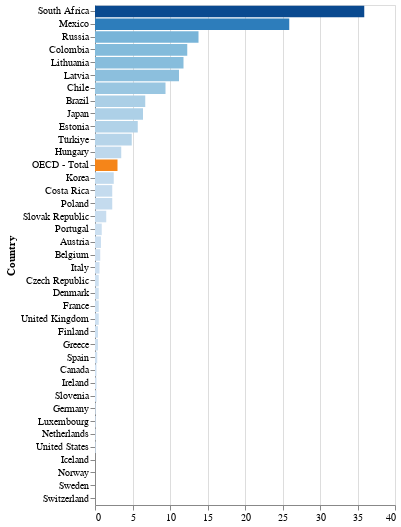

Here is the notebook cell this chart was saved with:
### Code cell
color_scale = alt.condition(
    alt.datum.Country == 'OECD - Total',  # If the country is 'OECD - Total'
    alt.value('#f58519'), 
    alt.Color('x:Q', scale=alt.Scale(scheme='blues'), legend=None)
)

bar_chart = alt.Chart(source).mark_bar().encode(
    x=alt.X('x:Q', title=''),
    y=alt.Y('Country:N', sort='-x'),
    color=color_scale
).properties(
    width=300,
    height=500
).transform_calculate(
    x=f'datum[{indicator_param.name}]' # Variable X axis
).transform_filter(
    'isValid(datum.x)' # Removes NaN values
).add_params(
    indicator_param # Add dropdown parameter
)

bar_chart

### Figure 1 — Vega-Lite specification as saved in the notebook (floating-point values rounded to 4 significant figures)
{"config": {"view": {"continuousWidth": 300, "continuousHeight": 300}}, "data": {"name": "data-92223840bf181998e7c5a11baa01bb5c"}, "mark": {"type": "bar"}, "encoding": {"color": {"condition": {"test": "(datum.Country === 'OECD - Total')", "value": "#f58519"}, "field": "x", "legend": null, "scale": {"scheme": "blues"}, "type": "quantitative"}, "x": {"field": "x", "title": "", "type": "quantitative"}, "y": {"field": "Country", "sort": "-x", "type": "nominal"}}, "height": 500, "params": [{"name": "param_1", "bind": {"input": "select", "options": ["Dwellings without basic facilities", "Housing expenditure", "Rooms per person", "Household net adjusted disposable income", "Household net wealth", "Labour market insecurity", "Employment rate", "Long-term unemployment rate", "Personal earnings", "Quality of support network", "Educational attainment", "Student skills", "Years in education", "Air pollution", "Water quality", "Stakeholder engagement for developing regulations", "Voter turnout", "Life expectancy", "Self-reported health", "Life satisfaction", "Feeling safe walking alone at night", "Homicide rate", "Employees working very long hours", "Time devoted to leisure and personal care"], "name": "Indicator"}, "value": "Dwellings without basic facilities"}], "transform": [{"calculate": "datum[param_1]", "as": "x"}, {"filter": "isValid(datum.x)"}], "width": 300, "$schema": "https://vega.github.io/schema/vega-lite/v5.14.1.json", "datasets": {"data-92223840bf181998e7c5a11baa01bb5c": [{"Country": "Australia", "Dwellings without basic facilities": null, "Housing expenditure": 19.4, "Rooms per person": null, "Household net adjusted disposable income": 37430.0, "Household net wealth": 528800.0, "Labour market insecurity": 3.1, "Employment rate": 73, "Long-term unemployment rate": 1.0, "Personal earnings": 55210.0, "Quality of support network": 93, "Educational attainment": 84.0, "Student skills": 499.0, "Years in education": 20.0, "Air pollution": 6.7, "Water quality": 92, "Stakeholder engagement for developing regulations": 2.7, "Voter turnout": 92, "Life expectancy": 83.0, "Self-reported health": 85.0, "Life satisfaction": 7.1, "Feeling safe walking alone at night": 67, "Homicide rate": 0.9, "Employees working very long hours": 12.5, "Time devoted to leisure and personal care": 14.36}, {"Country": "Austria", "Dwellings without basic facilities": 0.8, "Housing expenditure": 20.8, "Rooms per person": 1.6, "Household net adjusted disposable income": 37000.0, "Household net wealth": 309600.0, "Labour market insecurity": 2.3, "Employment rate": 72, "Long-term unemployment rate": 1.3, "Personal earnings": 53130.0, "Quality of support network": 92, "Educational attainment": 86.0, "Student skills": 491.0, "Years in education": 17.0, "Air pollution": 12.2, "Water quality": 92, "Stakeholder engagement for developing regulations": 1.3, "Voter turnout": 76, "Life expectancy": 82.0, "Self-reported health": 71.0, "Life satisfaction": 7.2, "Feeling safe walking alone at night": 86, "Homicide rate": 0.5, "Employees working very long hours": 5.3, "Time devoted to leisure and personal care": 14.51}, {"Country": "Belgium", "Dwellings without basic facilities": 0.7, "Housing expenditure": 20.0, "Rooms per person": 2.1, "Household net adjusted disposable income": 34880.0, "Household net wealth": 447600.0, "Labour market insecurity": 2.4, "Employment rate": 65, "Long-term unemployment rate": 2.3, "Personal earnings": 54330.0, "Quality of support network": 90, "Educational attainment": 80.0, "Student skills": 500.0, "Years in education": 19.0, "Air pollution": 12.8, "Water quality": 79, "Stakeholder engagement for developing regulations": 2.0, "Voter turnout": 88, "Life expectancy": 82.1, "Self-reported health": 74.0, "Life satisfaction": 6.8, "Feeling safe walking alone at night": 56, "Homicide rate": 1.1, "Employees working very long hours": 4.3, "Time devoted to leisure and personal care": 15.52}, {"Country": "Canada", "Dwellings without basic facilities": 0.2, "Housing expenditure": 22.9, "Rooms per person": 2.6, "Household net adjusted disposable income": 34420.0, "Household net wealth": 478200.0, "Labour market insecurity": 3.8, "Employment rate": 70, "Long-term unemployment rate": 0.5, "Personal earnings": 55340.0, "Quality of support network": 93, "Educational attainment": 92.0, "Student skills": 517.0, "Years in education": 17.0, "Air pollution": 7.1, "Water quality": 90, "Stakeholder engagement for developing regulations": 2.9, "Voter turnout": 68, "Life expectancy": 82.1, "Self-reported health": 89.0, "Life satisfaction": 7.0, "Feeling safe walking alone at night": 78, "Homicide rate": 1.2, "Employees working very long hours": 3.3, "Time devoted to leisure and personal care": 14.57}, {"Country": "Chile", "Dwellings without basic facilities": 9.4, "Housing expenditure": 18.4, "Rooms per person": 1.9, "Household net adjusted disposable income": null, "Household net wealth": 135800.0, "Labour market insecurity": 7.0, "Employment rate": 56, "Long-term unemployment rate": null, "Personal earnings": 26730.0, "Quality of support network": 88, "Educational attainment": 67.0, "Student skills": 438.0, "Years in education": 17.0, "Air pollution": 23.4, "Water quality": 62, "Stakeholder engagement for developing regulations": 1.3, "Voter turnout": 47, "Life expectancy": 80.6, "Self-reported health": 60.0, "Life satisfaction": 6.2, "Feeling safe walking alone at night": 41, "Homicide rate": 2.4, "Employees working very long hours": 7.7, "Time devoted to leisure and personal care": null}, {"Country": "Colombia", "Dwellings without basic facilities": 12.3, "Housing expenditure": null, "Rooms per person": 1.0, "Household net adjusted disposable income": null, "Household net wealth": null, "Labour market insecurity": null, "Employment rate": 58, "Long-term unemployment rate": 1.1, "Personal earnings": null, "Quality of support network": 80, "Educational attainment": 59.0, "Student skills": 406.0, "Years in education": 14.0, "Air pollution": 22.6, "Water quality": 82, "Stakeholder engagement for developing regulations": 1.4, "Voter turnout": 53, "Life expectancy": 76.7, "Self-reported health": 80.0, "Life satisfaction": 5.7, "Feeling safe walking alone at night": 50, "Homicide rate": 23.1, "Employees working very long hours": 23.7, "Time devoted to leisure and personal care": null}, {"Country": "Costa Rica", "Dwellings without basic facilities": 2.3, "Housing expenditure": 17.0, "Rooms per person": 1.2, "Household net adjusted disposable income": 16520.0, "Household net wealth": null, "Labour market insecurity": null, "Employment rate": 55, "Long-term unemployment rate": 1.5, "Personal earnings": null, "Quality of support network": 82, "Educational attainment": 43.0, "Student skills": 415.0, "Years in education": null, "Air pollution": 17.5, "Water quality": 87, "Stakeholder engagement for developing regulations": 1.8, "Voter turnout": 66, "Life expectancy": 80.5, "Self-reported health": 73.0, "Life satisfaction": 6.3, "Feeling safe walking alone at night": 47, "Homicide rate": 10.0, "Employees working very long hours": 22.0, "Time devoted to leisure and personal care": null}, {"Country": "Czech Republic", "Dwellings without basic facilities": 0.5, "Housing expenditure": 23.4, "Rooms per person": 1.5, "Household net adjusted disposable income": 26660.0, "Household net wealth": null, "Labour market insecurity": 2.3, "Employment rate": 74, "Long-term unemployment rate": 0.6, "Personal earnings": 29880.0, "Quality of support network": 96, "Educational attainment": 94.0, "Student skills": 495.0, "Years in education": 18.0, "Air pollution": 17.0, "Water quality": 89, "Stakeholder engagement for developing regulations": 1.6, "Voter turnout": 62, "Life expectancy": 79.3, "Self-reported health": 62.0, "Life satisfaction": 6.9, "Feeling safe walking alone at night": 77, "Homicide rate": 0.7, "Employees working very long hours": 4.5, "Time devoted to leisure and personal care": null}, {"Country": "Denmark", "Dwellings without basic facilities": 0.5, "Housing expenditure": 23.3, "Rooms per person": 1.9, "Household net adjusted disposable income": 33770.0, "Household net wealth": 149900.0, "Labour market insecurity": 4.5, "Employment rate": 74, "Long-term unemployment rate": 0.9, "Personal earnings": 58430.0, "Quality of support network": 95, "Educational attainment": 82.0, "Student skills": 501.0, "Years in education": 19.0, "Air pollution": 10.0, "Water quality": 93, "Stakeholder engagement for developing regulations": 2.0, "Voter turnout": 85, "Life expectancy": 81.5, "Self-reported health": 70.0, "Life satisfaction": 7.5, "Feeling safe walking alone at night": 85, "Homicide rate": 0.5, "Employees working very long hours": 1.1, "Time devoted to leisure and personal care": null}, {"Country": "Estonia", "Dwellings without basic facilities": 5.7, "Housing expenditure": 17.0, "Rooms per person": 1.7, "Household net adjusted disposable income": 23780.0, "Household net wealth": 188600.0, "Labour market insecurity": 5.4, "Employment rate": 74, "Long-term unemployment rate": 1.2, "Personal earnings": 30720.0, "Quality of support network": 95, "Educational attainment": 91.0, "Student skills": 526.0, "Years in education": 18.0, "Air pollution": 5.9, "Water quality": 86, "Stakeholder engagement for developing regulations": 2.7, "Voter turnout": 64, "Life expectancy": 78.8, "Self-reported health": 57.0, "Life satisfaction": 6.5, "Feeling safe walking alone at night": 79, "Homicide rate": 1.9, "Employees working very long hours": 2.2, "Time devoted to leisure and personal care": 14.98}, {"Country": "Finland", "Dwellings without basic facilities": 0.4, "Housing expenditure": 23.1, "Rooms per person": 1.9, "Household net adjusted disposable income": 33470.0, "Household net wealth": 230000.0, "Labour market insecurity": 2.2, "Employment rate": 72, "Long-term unemployment rate": 1.2, "Personal earnings": 46230.0, "Quality of support network": 96, "Educational attainment": 91.0, "Student skills": 516.0, "Years in education": 20.0, "Air pollution": 5.5, "Water quality": 97, "Stakeholder engagement for developing regulations": 2.2, "Voter turnout": 69, "Life expectancy": 82.1, "Self-reported health": 68.0, "Life satisfaction": 7.9, "Feeling safe walking alone at night": 88, "Homicide rate": 1.2, "Employees working very long hours": 3.6, "Time devoted to leisure and personal care": 15.17}, {"Country": "France", "Dwellings without basic facilities": 0.5, "Housing expenditure": 20.7, "Rooms per person": 1.8, "Household net adjusted disposable income": 34380.0, "Household net wealth": 298600.0, "Labour market insecurity": 3.1, "Employment rate": 65, "Long-term unemployment rate": 2.9, "Personal earnings": 45580.0, "Quality of support network": 94, "Educational attainment": 81.0, "Student skills": 494.0, "Years in education": 17.0, "Air pollution": 11.4, "Water quality": 78, "Stakeholder engagement for developing regulations": 2.1, "Voter turnout": 75, "Life expectancy": 82.9, "Self-reported health": 67.0, "Life satisfaction": 6.7, "Feeling safe walking alone at night": 74, "Homicide rate": 0.4, "Employees working very long hours": 7.7, "Time devoted to leisure and personal care": 16.2}, {"Country": "Germany", "Dwellings without basic facilities": 0.1, "Housing expenditure": 20.0, "Rooms per person": 1.8, "Household net adjusted disposable income": 38970.0, "Household net wealth": 304300.0, "Labour market insecurity": 1.4, "Employment rate": 77, "Long-term unemployment rate": 1.2, "Personal earnings": 53740.0, "Quality of support network": 90, "Educational attainment": 86.0, "Student skills": 500.0, "Years in education": 18.0, "Air pollution": 12.0, "Water quality": 91, "Stakeholder engagement for developing regulations": 1.8, "Voter turnout": 76, "Life expectancy": 81.4, "Self-reported health": 66.0, "Life satisfaction": 7.3, "Feeling safe walking alone at night": 76, "Homicide rate": 0.4, "Employees working very long hours": 3.9, "Time devoted to leisure and personal care": 15.62}, {"Country": "Greece", "Dwellings without basic facilities": 0.4, "Housing expenditure": 21.8, "Rooms per person": 1.2, "Household net adjusted disposable income": 20790.0, "Household net wealth": 148300.0, "Labour market insecurity": 21.7, "Employment rate": 56, "Long-term unemployment rate": 10.8, "Personal earnings": 27210.0, "Quality of support network": 78, "Educational attainment": 76.0, "Student skills": 453.0, "Years in education": 19.0, "Air pollution": 14.5, "Water quality": 67, "Stakeholder engagement for developing regulations": 1.8, "Voter turnout": 58, "Life expectancy": 81.7, "Self-reported health": 79.0, "Life satisfaction": 5.8, "Feeling safe walking alone at night": 69, "Homicide rate": 1.0, "Employees working very long hours": 4.5, "Time devoted to leisure and personal care": 15.03}, {"Country": "Hungary", "Dwellings without basic facilities": 3.5, "Housing expenditure": 19.9, "Rooms per person": 1.4, "Household net adjusted disposable income": 21030.0, "Household net wealth": 150300.0, "Labour market insecurity": 3.8, "Employment rate": 70, "Long-term unemployment rate": 1.2, "Personal earnings": 25410.0, "Quality of support network": 94, "Educational attainment": 86.0, "Student skills": 479.0, "Years in education": 16.0, "Air pollution": 16.7, "Water quality": 81, "Stakeholder engagement for developing regulations": 1.2, "Voter turnout": 70, "Life expectancy": 76.4, "Self-reported health": 58.0, "Life satisfaction": 6.0, "Feeling safe walking alone at night": 74, "Homicide rate": 0.9, "Employees working very long hours": 1.5, "Time devoted to leisure and personal care": 15.08}, {"Country": "Iceland", "Dwellings without basic facilities": 0.0, "Housing expenditure": null, "Rooms per person": 1.6, "Household net adjusted disposable income": null, "Household net wealth": null, "Labour market insecurity": 1.0, "Employment rate": 78, "Long-term unemployment rate": 0.7, "Personal earnings": 67490.0, "Quality of support network": 98, "Educational attainment": 76.0, "Student skills": 481.0, "Years in education": 19.0, "Air pollution": 6.4, "Water quality": 97, "Stakeholder engagement for developing regulations": 2.1, "Voter turnout": 81, "Life expectancy": 83.2, "Self-reported health": 77.0, "Life satisfaction": 7.6, "Feeling safe walking alone at night": 85, "Homicide rate": 0.3, "Employees working very long hours": 11.7, "Time devoted to leisure and personal care": null}, {"Country": "Ireland", "Dwellings without basic facilities": 0.2, "Housing expenditure": 20.6, "Rooms per person": 2.1, "Household net adjusted disposable income": 29490.0, "Household net wealth": 370300.0, "Labour market insecurity": 2.6, "Employment rate": 68, "Long-term unemployment rate": 1.2, "Personal earnings": 49470.0, "Quality of support network": 96, "Educational attainment": 85.0, "Student skills": 505.0, "Years in education": 18.0, "Air pollution": 7.8, "Water quality": 80, "Stakeholder engagement for developing regulations": 1.3, "Voter turnout": 63, "Life expectancy": 82.8, "Self-reported health": 84.0, "Life satisfaction": 7.0, "Feeling safe walking alone at night": 76, "Homicide rate": 0.5, "Employees working very long hours": 4.7, "Time devoted to leisure and personal care": 14.54}, {"Country": "Israel", "Dwellings without basic facilities": null, "Housing expenditure": null, "Rooms per person": 1.2, "Household net adjusted disposable income": null, "Household net wealth": null, "Labour market insecurity": 4.6, "Employment rate": 67, "Long-term unemployment rate": 0.2, "Personal earnings": 39320.0, "Quality of support network": 95, "Educational attainment": 88.0, "Student skills": 465.0, "Years in education": 16.0, "Air pollution": 19.7, "Water quality": 77, "Stakeholder engagement for developing regulations": 2.5, "Voter turnout": 67, "Life expectancy": 82.9, "Self-reported health": 74.0, "Life satisfaction": 7.2, "Feeling safe walking alone at night": 80, "Homicide rate": 1.5, "Employees working very long hours": 14.1, "Time devoted to leisure and personal care": null}, {"Country": "Italy", "Dwellings without basic facilities": 0.6, "Housing expenditure": 22.5, "Rooms per person": 1.4, "Household net adjusted disposable income": 29430.0, "Household net wealth": 295000.0, "Labour market insecurity": 8.6, "Employment rate": 58, "Long-term unemployment rate": 4.8, "Personal earnings": 37770.0, "Quality of support network": 89, "Educational attainment": 63.0, "Student skills": 477.0, "Years in education": 17.0, "Air pollution": 15.9, "Water quality": 77, "Stakeholder engagement for developing regulations": 2.5, "Voter turnout": 73, "Life expectancy": 83.6, "Self-reported health": 73.0, "Life satisfaction": 6.5, "Feeling safe walking alone at night": 73, "Homicide rate": 0.5, "Employees working very long hours": 3.3, "Time devoted to leisure and personal care": 16.47}, {"Country": "Japan", "Dwellings without basic facilities": 6.4, "Housing expenditure": 21.8, "Rooms per person": 1.9, "Household net adjusted disposable income": 28870.0, "Household net wealth": 294700.0, "Labour market insecurity": 2.7, "Employment rate": 77, "Long-term unemployment rate": 0.8, "Personal earnings": 38520.0, "Quality of support network": 89, "Educational attainment": null, "Student skills": 520.0, "Years in education": 16.0, "Air pollution": 13.7, "Water quality": 87, "Stakeholder engagement for developing regulations": 1.4, "Voter turnout": 53, "Life expectancy": 84.4, "Self-reported health": 37.0, "Life satisfaction": 6.1, "Feeling safe walking alone at night": 77, "Homicide rate": 0.2, "Employees working very long hours": null, "Time devoted to leisure and personal care": 14.1}, {"Country": "Korea", "Dwellings without basic facilities": 2.5, "Housing expenditure": 14.7, "Rooms per person": 1.5, "Household net adjusted disposable income": 24590.0, "Household net wealth": 362300.0, "Labour market insecurity": 2.9, "Employment rate": 66, "Long-term unemployment rate": 0.0, "Personal earnings": 41960.0, "Quality of support network": 80, "Educational attainment": 89.0, "Student skills": 520.0, "Years in education": 17.0, "Air pollution": 27.3, "Water quality": 82, "Stakeholder engagement for developing regulations": 2.9, "Voter turnout": 77, "Life expectancy": 83.3, "Self-reported health": 34.0, "Life satisfaction": 5.8, "Feeling safe walking alone at night": 82, "Homicide rate": 0.8, "Employees working very long hours": null, "Time devoted to leisure and personal care": 14.83}, {"Country": "Latvia", "Dwellings without basic facilities": 11.2, "Housing expenditure": 20.8, "Rooms per person": 1.2, "Household net adjusted disposable income": 19780.0, "Household net wealth": 79240.0, "Labour market insecurity": 6.3, "Employment rate": 72, "Long-term unemployment rate": 2.2, "Personal earnings": 29880.0, "Quality of support network": 92, "Educational attainment": 89.0, "Student skills": 487.0, "Years in education": 18.0, "Air pollution": 12.7, "Water quality": 83, "Stakeholder engagement for developing regulations": 2.2, "Voter turnout": 55, "Life expectancy": 75.5, "Self-reported health": 47.0, "Life satisfaction": 6.2, "Feeling safe walking alone at night": 72, "Homicide rate": 3.7, "Employees working very long hours": 1.6, "Time devoted to leisure and personal care": null}, {"Country": "Lithuania", "Dwellings without basic facilities": 11.8, "Housing expenditure": 18.4, "Rooms per person": 1.5, "Household net adjusted disposable income": 26980.0, "Household net wealth": 182000.0, "Labour market insecurity": null, "Employment rate": 72, "Long-term unemployment rate": 2.5, "Personal earnings": 31810.0, "Quality of support network": 89, "Educational attainment": 94.0, "Student skills": 480.0, "Years in education": 18.0, "Air pollution": 10.5, "Water quality": 83, "Stakeholder engagement for developing regulations": 2.4, "Voter turnout": 57, "Life expectancy": 76.4, "Self-reported health": 46.0, "Life satisfaction": 6.4, "Feeling safe walking alone at night": 62, "Homicide rate": 2.5, "Employees working very long hours": 1.0, "Time devoted to leisure and personal care": null}, {"Country": "Luxembourg", "Dwellings without basic facilities": 0.1, "Housing expenditure": 20.7, "Rooms per person": 2.0, "Household net adjusted disposable income": 44770.0, "Household net wealth": 941200.0, "Labour market insecurity": 2.2, "Employment rate": 67, "Long-term unemployment rate": 1.7, "Personal earnings": 65850.0, "Quality of support network": 91, "Educational attainment": 74.0, "Student skills": 477.0, "Years in education": 15.0, "Air pollution": 10.0, "Water quality": 85, "Stakeholder engagement for developing regulations": 1.7, "Voter turnout": 90, "Life expectancy": 82.7, "Self-reported health": 72.0, "Life satisfaction": 7.4, "Feeling safe walking alone at night": 87, "Homicide rate": 0.2, "Employees working very long hours": 2.8, "Time devoted to leisure and personal care": null}, {"Country": "Mexico", "Dwellings without basic facilities": 25.9, "Housing expenditure": 17.8, "Rooms per person": 1.1, "Household net adjusted disposable income": 16270.0, "Household net wealth": null, "Labour market insecurity": 4.0, "Employment rate": 59, "Long-term unemployment rate": 0.1, "Personal earnings": 16230.0, "Quality of support network": 77, "Educational attainment": 42.0, "Student skills": 416.0, "Years in education": 15.0, "Air pollution": 20.3, "Water quality": 75, "Stakeholder engagement for developing regulations": 3.2, "Voter turnout": 63, "Life expectancy": 75.1, "Self-reported health": 66.0, "Life satisfaction": 6.0, "Feeling safe walking alone at night": 42, "Homicide rate": 26.8, "Employees working very long hours": 27.0, "Time devoted to leisure and personal care": null}, {"Country": "Netherlands", "Dwellings without basic facilities": 0.1, "Housing expenditure": 19.6, "Rooms per person": 2.0, "Household net adjusted disposable income": 34980.0, "Household net wealth": 248600.0, "Labour market insecurity": 2.5, "Employment rate": 78, "Long-term unemployment rate": 0.9, "Personal earnings": 58830.0, "Quality of support network": 94, "Educational attainment": 81.0, "Student skills": 502.0, "Years in education": 19.0, "Air pollution": 12.2, "Water quality": 91, "Stakeholder engagement for developing regulations": 2.6, "Voter turnout": 79, "Life expectancy": 82.2, "Self-reported health": 75.0, "Life satisfaction": 7.5, "Feeling safe walking alone at night": 83, "Homicide rate": 0.6, "Employees working very long hours": 0.3, "Time devoted to leisure and personal care": 15.45}, {"Country": "New Zealand", "Dwellings without basic facilities": null, "Housing expenditure": 25.0, "Rooms per person": 2.4, "Household net adjusted disposable income": 39020.0, "Household net wealth": 514200.0, "Labour market insecurity": 4.5, "Employment rate": 77, "Long-term unemployment rate": 0.4, "Personal earnings": 45270.0, "Quality of support network": 95, "Educational attainment": 81.0, "Student skills": 503.0, "Years in education": 18.0, "Air pollution": 6.0, "Water quality": 85, "Stakeholder engagement for developing regulations": 2.5, "Voter turnout": 82, "Life expectancy": 82.1, "Self-reported health": 86.0, "Life satisfaction": 7.3, "Feeling safe walking alone at night": 66, "Homicide rate": 1.3, "Employees working very long hours": 14.0, "Time devoted to leisure and personal care": 14.87}, {"Country": "Norway", "Dwellings without basic facilities": 0.0, "Housing expenditure": 17.7, "Rooms per person": 2.1, "Household net adjusted disposable income": 39140.0, "Household net wealth": 268400.0, "Labour market insecurity": 2.8, "Employment rate": 75, "Long-term unemployment rate": 0.9, "Personal earnings": 55780.0, "Quality of support network": 96, "Educational attainment": 82.0, "Student skills": 497.0, "Years in education": 18.0, "Air pollution": 6.7, "Water quality": 98, "Stakeholder engagement for developing regulations": 2.2, "Voter turnout": 78, "Life expectancy": 83.0, "Self-reported health": 75.0, "Life satisfaction": 7.3, "Feeling safe walking alone at night": 93, "Homicide rate": 0.6, "Employees working very long hours": 1.4, "Time devoted to leisure and personal care": 15.67}, {"Country": "Poland", "Dwellings without basic facilities": 2.3, "Housing expenditure": 21.2, "Rooms per person": 1.1, "Household net adjusted disposable income": 23680.0, "Household net wealth": 233200.0, "Labour market insecurity": 5.0, "Employment rate": 69, "Long-term unemployment rate": 0.6, "Personal earnings": 32530.0, "Quality of support network": 94, "Educational attainment": 93.0, "Student skills": 513.0, "Years in education": 18.0, "Air pollution": 22.8, "Water quality": 82, "Stakeholder engagement for developing regulations": 2.6, "Voter turnout": 68, "Life expectancy": 78.0, "Self-reported health": 60.0, "Life satisfaction": 6.1, "Feeling safe walking alone at night": 71, "Homicide rate": 0.5, "Employees working very long hours": 4.2, "Time devoted to leisure and personal care": 14.68}, {"Country": "Portugal", "Dwellings without basic facilities": 0.9, "Housing expenditure": 19.6, "Rooms per person": 1.7, "Household net adjusted disposable income": 24880.0, "Household net wealth": 255300.0, "Labour market insecurity": 8.1, "Employment rate": 69, "Long-term unemployment rate": 2.3, "Personal earnings": 28410.0, "Quality of support network": 87, "Educational attainment": 55.0, "Student skills": 492.0, "Years in education": 17.0, "Air pollution": 8.3, "Water quality": 89, "Stakeholder engagement for developing regulations": 1.5, "Voter turnout": 49, "Life expectancy": 81.8, "Self-reported health": 50.0, "Life satisfaction": 5.8, "Feeling safe walking alone at night": 83, "Homicide rate": 0.7, "Employees working very long hours": 5.6, "Time devoted to leisure and personal care": null}, {"Country": "Slovak Republic", "Dwellings without basic facilities": 1.5, "Housing expenditure": 27.4, "Rooms per person": 1.1, "Household net adjusted disposable income": 21150.0, "Household net wealth": 171400.0, "Labour market insecurity": 8.8, "Employment rate": 68, "Long-term unemployment rate": 3.0, "Personal earnings": 23620.0, "Quality of support network": 95, "Educational attainment": 92.0, "Student skills": 469.0, "Years in education": 16.0, "Air pollution": 18.5, "Water quality": 81, "Stakeholder engagement for developing regulations": 3.0, "Voter turnout": 66, "Life expectancy": 77.8, "Self-reported health": 65.0, "Life satisfaction": 6.5, "Feeling safe walking alone at night": 76, "Homicide rate": 0.8, "Employees working very long hours": 4.2, "Time devoted to leisure and personal care": null}, {"Country": "Slovenia", "Dwellings without basic facilities": 0.2, "Housing expenditure": 18.2, "Rooms per person": 1.6, "Household net adjusted disposable income": 25250.0, "Household net wealth": 233300.0, "Labour market insecurity": 5.9, "Employment rate": 71, "Long-term unemployment rate": 1.9, "Personal earnings": 41440.0, "Quality of support network": 95, "Educational attainment": 90.0, "Student skills": 504.0, "Years in education": 18.0, "Air pollution": 17.0, "Water quality": 93, "Stakeholder engagement for developing regulations": 2.5, "Voter turnout": 53, "Life expectancy": 81.6, "Self-reported health": 67.0, "Life satisfaction": 6.5, "Feeling safe walking alone at night": 91, "Homicide rate": 0.4, "Employees working very long hours": 5.6, "Time devoted to leisure and personal care": null}, {"Country": "Spain", "Dwellings without basic facilities": 0.3, "Housing expenditure": 21.7, "Rooms per person": 1.9, "Household net adjusted disposable income": 27160.0, "Household net wealth": 366500.0, "Labour market insecurity": 15.8, "Employment rate": 62, "Long-term unemployment rate": 5.0, "Personal earnings": 37920.0, "Quality of support network": 93, "Educational attainment": 63.0, "Student skills": null, "Years in education": 18.0, "Air pollution": 10.0, "Water quality": 76, "Stakeholder engagement for developing regulations": 1.8, "Voter turnout": 72, "Life expectancy": 83.9, "Self-reported health": 75.0, "Life satisfaction": 6.5, "Feeling safe walking alone at night": 80, "Homicide rate": 0.7, "Employees working very long hours": 2.5, "Time devoted to leisure and personal care": 15.75}, {"Country": "Sweden", "Dwellings without basic facilities": 0.0, "Housing expenditure": 20.1, "Rooms per person": 1.7, "Household net adjusted disposable income": 33730.0, "Household net wealth": null, "Labour market insecurity": 4.4, "Employment rate": 75, "Long-term unemployment rate": 1.0, "Personal earnings": 47020.0, "Quality of support network": 94, "Educational attainment": 84.0, "Student skills": 503.0, "Years in education": 20.0, "Air pollution": 5.8, "Water quality": 97, "Stakeholder engagement for developing regulations": 2.0, "Voter turnout": 87, "Life expectancy": 83.2, "Self-reported health": 76.0, "Life satisfaction": 7.3, "Feeling safe walking alone at night": 79, "Homicide rate": 1.1, "Employees working very long hours": 0.9, "Time devoted to leisure and personal care": null}, {"Country": "Switzerland", "Dwellings without basic facilities": 0.0, "Housing expenditure": 21.4, "Rooms per person": 1.9, "Household net adjusted disposable income": 39700.0, "Household net wealth": null, "Labour market insecurity": null, "Employment rate": 80, "Long-term unemployment rate": 1.7, "Personal earnings": 64820.0, "Quality of support network": 94, "Educational attainment": 89.0, "Student skills": 498.0, "Years in education": 17.0, "Air pollution": 10.1, "Water quality": 96, "Stakeholder engagement for developing regulations": 2.3, "Voter turnout": 45, "Life expectancy": 84.0, "Self-reported health": 81.0, "Life satisfaction": 7.5, "Feeling safe walking alone at night": 86, "Homicide rate": 0.3, "Employees working very long hours": 0.4, "Time devoted to leisure and personal care": null}, {"Country": "Türkiye", "Dwellings without basic facilities": 4.9, "Housing expenditure": 18.9, "Rooms per person": 1.0, "Household net adjusted disposable income": null, "Household net wealth": null, "Labour market insecurity": 13.0, "Employment rate": 48, "Long-term unemployment rate": 3.3, "Personal earnings": null, "Quality of support network": 85, "Educational attainment": 42.0, "Student skills": 462.0, "Years in education": 19.0, "Air pollution": 27.1, "Water quality": 62, "Stakeholder engagement for developing regulations": 1.5, "Voter turnout": 86, "Life expectancy": 78.6, "Self-reported health": 67.0, "Life satisfaction": 4.9, "Feeling safe walking alone at night": 59, "Homicide rate": 1.0, "Employees working very long hours": 25.0, "Time devoted to leisure and personal care": 14.61}, {"Country": "United Kingdom", "Dwellings without basic facilities": 0.5, "Housing expenditure": 23.2, "Rooms per person": 2.0, "Household net adjusted disposable income": 33050.0, "Household net wealth": 524400.0, "Labour market insecurity": 3.3, "Employment rate": 75, "Long-term unemployment rate": 0.9, "Personal earnings": 47150.0, "Quality of support network": 93, "Educational attainment": 82.0, "Student skills": 503.0, "Years in education": 17.0, "Air pollution": 10.1, "Water quality": 82, "Stakeholder engagement for developing regulations": 3.1, "Voter turnout": 68, "Life expectancy": 81.3, "Self-reported health": 73.0, "Life satisfaction": 6.8, "Feeling safe walking alone at night": 78, "Homicide rate": 0.2, "Employees working very long hours": 10.8, "Time devoted to leisure and personal care": 14.94}, {"Country": "United States", "Dwellings without basic facilities": 0.1, "Housing expenditure": 18.3, "Rooms per person": 2.4, "Household net adjusted disposable income": 51150.0, "Household net wealth": 684500.0, "Labour market insecurity": 4.2, "Employment rate": 67, "Long-term unemployment rate": 0.5, "Personal earnings": 69390.0, "Quality of support network": 94, "Educational attainment": 92.0, "Student skills": 495.0, "Years in education": 17.0, "Air pollution": 7.7, "Water quality": 88, "Stakeholder engagement for developing regulations": 3.1, "Voter turnout": 65, "Life expectancy": 78.9, "Self-reported health": 88.0, "Life satisfaction": 7.0, "Feeling safe walking alone at night": 78, "Homicide rate": 6.0, "Employees working very long hours": 10.4, "Time devoted to leisure and personal care": 14.57}, {"Country": "OECD - Total", "Dwellings without basic facilities": 3.0, "Housing expenditure": 20.5, "Rooms per person": 1.7, "Household net adjusted disposable income": 30490.0, "Household net wealth": 324000.0, "Labour market insecurity": 5.1, "Employment rate": 66, "Long-term unemployment rate": 1.3, "Personal earnings": 49160.0, "Quality of support network": 91, "Educational attainment": 79.0, "Student skills": 488.0, "Years in education": 18.0, "Air pollution": 14.0, "Water quality": 84, "Stakeholder engagement for developing regulations": 2.1, "Voter turnout": 69, "Life expectancy": 81.0, "Self-reported health": 68.0, "Life satisfaction": 6.7, "Feeling safe walking alone at night": 74, "Homicide rate": 2.6, "Employees working very long hours": 10.2, "Time devoted to leisure and personal care": 15.07}, {"Country": "Brazil", "Dwellings without basic facilities": 6.7, "Housing expenditure": null, "Rooms per person": null, "Household net adjusted disposable income": null, "Household net wealth": null, "Labour market insecurity": null, "Employment rate": 57, "Long-term unemployment rate": null, "Personal earnings": null, "Quality of support network": 83, "Educational attainment": 57.0, "Student skills": 400.0, "Years in education": 16.0, "Air pollution": 11.7, "Water quality": 70, "Stakeholder engagement for developing regulations": 2.2, "Voter turnout": 80, "Life expectancy": 75.9, "Self-reported health": null, "Life satisfaction": 6.1, "Feeling safe walking alone at night": 45, "Homicide rate": 19.0, "Employees working very long hours": 5.6, "Time devoted to leisure and personal care": null}, {"Country": "Russia", "Dwellings without basic facilities": 13.8, "Housing expenditure": 17.4, "Rooms per person": 1.0, "Household net adjusted disposable income": 19550.0, "Household net wealth": null, "Labour market insecurity": null, "Employment rate": 70, "Long-term unemployment rate": 1.1, "Personal earnings": null, "Quality of support network": 89, "Educational attainment": 95.0, "Student skills": 481.0, "Years in education": 16.0, "Air pollution": 11.8, "Water quality": 62, "Stakeholder engagement for developing regulations": null, "Voter turnout": 68, "Life expectancy": 73.2, "Self-reported health": 43.0, "Life satisfaction": 5.5, "Feeling safe walking alone at night": 64, "Homicide rate": 4.8, "Employees working very long hours": 0.1, "Time devoted to leisure and personal care": null}, {"Country": "South Africa", "Dwellings without basic facilities": 35.9, "Housing expenditure": 18.1, "Rooms per person": null, "Household net adjusted disposable income": 9338.0, "Household net wealth": null, "Labour market insecurity": null, "Employment rate": 39, "Long-term unemployment rate": 17.9, "Personal earnings": null, "Quality of support network": 89, "Educational attainment": 48.0, "Student skills": null, "Years in education": null, "Air pollution": 28.5, "Water quality": 72, "Stakeholder engagement for developing regulations": null, "Voter turnout": 66, "Life expectancy": 64.2, "Self-reported health": null, "Life satisfaction": 4.9, "Feeling safe walking alone at night": 40, "Homicide rate": 13.7, "Employees working very long hours": 15.4, "Time devoted to leisure and personal care": null}]}}
